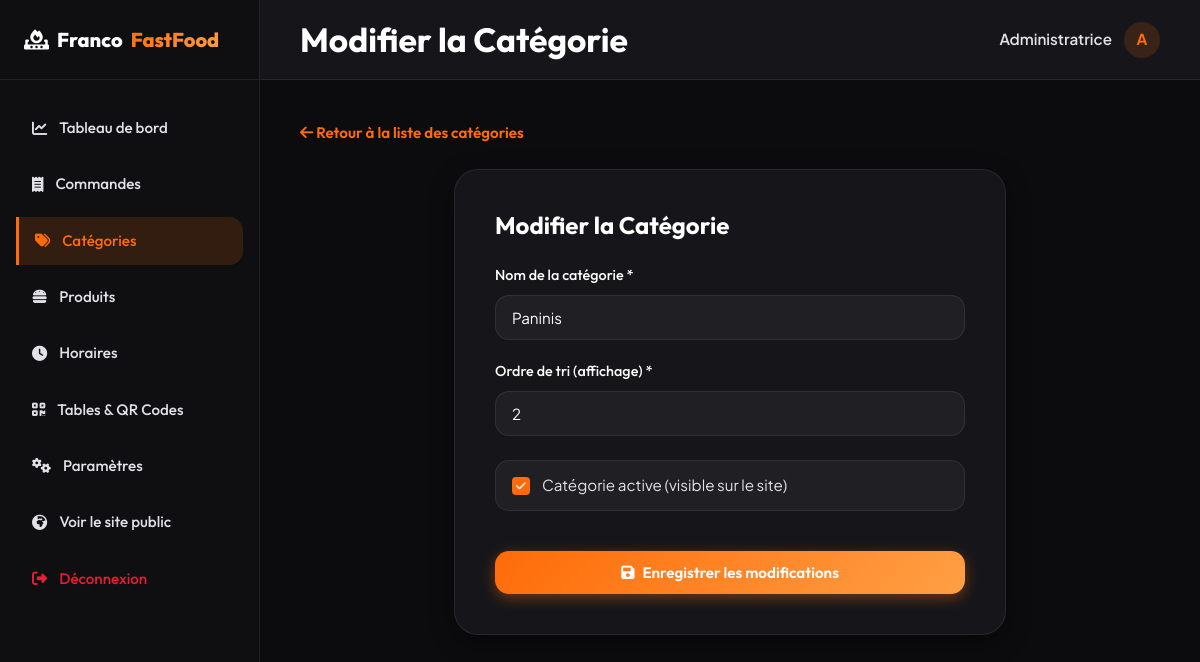
The page /admin/categories/modifier/2 (signed in) on the database its author committed.
### tables this page shows
CREATE TABLE IF NOT EXISTS categories (
    id INT AUTO_INCREMENT PRIMARY KEY,
    nom VARCHAR(100) NOT NULL,
    ordre INT NOT NULL DEFAULT 0,
    statut TINYINT(1) NOT NULL DEFAULT 1  
);

### app/core/Database.php (called while the page is built, shortened)
<?php
class Database {
    private $host = DB_HOST;
    private $user = DB_USER;
    private $pass = DB_PASS;
    private $dbname = DB_NAME;
    private $dbh;
    public function __construct() {
        $dsn = 'mysql:host=' . $this->host . ';dbname=' . $this->dbname . ';charset=utf8mb4';
        $options = [
            PDO::ATTR_PERSISTENT => true,
            PDO::ATTR_ERRMODE => PDO::ERRMODE_EXCEPTION,
            PDO::ATTR_DEFAULT_FETCH_MODE => PDO::FETCH_ASSOC,
            PDO::MYSQL_ATTR_INIT_COMMAND => 'SET NAMES utf8mb4'
        ];
        try {
            $this->dbh = new PDO($dsn, $this->user, $this->pass, $options);
        } catch (PDOException $e) {
            $this->error = $e->getMessage();
            die("Erreur de connexion à la base de données : " . $this->error);
        }
    }
    public function query($sql) {
        return $this->dbh->prepare($sql);
    }
}

### app/controllers/AdminController.php (called while the page is built, shortened)
<?php
class AdminController extends Controller {
    private $categoryModel;
    public function __construct() {
        require_once APPROOT . '/models/Category.php';
        $this->categoryModel = new Category();
    }
    public function editCategory($id) {
        $category = $this->categoryModel->getById($id);
        $csrfToken = $this->generateCsrfToken();
        $data = [
            'title' => 'Modifier la Catégorie',
            'activePage' => 'categories',
            'category' => $category,
            'csrfToken' => $csrfToken,
            'error' => $error ?? ''
        ];
        $this->render('admin/categories/edit', $data);
    }
}

### public/index.php (called while the page is built, shortened)
<?php
require_once __DIR__ . '/../app/core/Database.php';
require_once __DIR__ . '/../app/core/Router.php';
require_once __DIR__ . '/../app/core/Model.php';
$scriptName = $_SERVER['SCRIPT_NAME'];
$basePath = dirname($scriptName);
if ($basePath === '/' || $basePath === '\\') {
    $basePath = '';
}
$requestUri = $_SERVER['REQUEST_URI'];
$requestPath = parse_url($requestUri, PHP_URL_PATH);
if (!empty($basePath) && strpos($requestPath, $basePath) === 0) {
    $routePath = substr($requestPath, strlen($basePath));
} else {
    $routePath = $requestPath;
}
$router = new Router();
$router->add('/', 'HomeController', 'index');
$router->add('/menu', 'MenuController', 'index');
$router->add('/produit/{id}', 'MenuController', 'show');
$router->add('/panier', 'CartController', 'index');
$router->add('/a-propos', 'PageController', 'about');
$router->add('/contact', 'PageController', 'contact');
$router->add('/mentions-legales', 'PageController', 'legal');
$router->add('/admin/login', 'AdminController', 'login');
$router->add('/admin/logout', 'AdminController', 'logout');
$router->add('/admin/dashboard', 'AdminController', 'dashboard');
$router->add('/admin/produits', 'AdminController', 'products');
$router->add('/admin/produits/ajouter', 'AdminController', 'addProduct');
$router->add('/admin/produits/modifier/{id}', 'AdminController', 'editProduct');
$router->add('/admin/produits/supprimer/{id}', 'AdminController', 'deleteProduct');
$router->add('/admin/categories', 'AdminController', 'categories');
$router->add('/admin/categories/ajouter', 'AdminController', 'addCategory');
$router->add('/admin/categories/modifier/{id}', 'AdminController', 'editCategory');
$router->add('/admin/categories/supprimer/{id}', 'AdminController', 'deleteCategory');
$router->add('/admin/commandes', 'AdminController', 'orders');
$router->add('/admin/commandes/statut', 'AdminController', 'updateOrderStatus');
$router->add('/admin/horaires', 'AdminController', 'schedule');
$router->add('/admin/tables', 'AdminController', 'tables');
$router->add('/admin/tables/ajouter', 'AdminController', 'addTable');
$router->add('/admin/tables/modifier/{id}', 'AdminController', 'editTable');
$router->add('/admin/tables/supprimer/{id}', 'AdminController', 'deleteTable');
$router->add('/admin/parametres', 'AdminController', 'settings');
$router->add('/api/commande/creer', 'CartController', 'createOrder');
$router->add('/api/ouverture', 'PageController', 'checkOpening');
$router->dispatch($routePath);

### app/core/Model.php (called while the page is built, shortened)
<?php
class Model {
    public function __construct() {
        $this->db = new Database();
    }
}

### app/models/Category.php (called while the page is built, shortened)
<?php
class Category extends Model {
    public function getById($id) {
        $stmt = $this->db->query("SELECT * FROM categories WHERE id = :id");
        $stmt->execute([':id' => $id]);
        return $stmt->fetch();
    }
}

### app/views/admin/categories/edit.php (the view, shortened to what this page needs)
<?php
require APPROOT . '/views/layout/admin_header.php';
?>
<div style="margin-bottom: 24px;">
    <a href="<?php echo DYNAMIC_URLROOT; ?>/admin/categories" style="color: var(--primary); font-family: var(--font-titles); font-weight: 600;">
        <i class="fa-solid fa-arrow-left"></i> Retour à la liste des catégories
    </a>
</div>
<div class="container" style="max-width: 600px; margin: 0 auto;">
    <div class="form-card">
        <h3>Modifier la Catégorie</h3>
        <form action="<?php echo DYNAMIC_URLROOT; ?>/admin/categories/modifier/<?php echo $category['id']; ?>" method="POST">
            <div class="form-group">
                <label class="form-label" for="nom">Nom de la catégorie *</label>
                <input type="text" id="nom" name="nom" class="form-control" value="<?php echo htmlspecialchars($category['nom']); ?>" required>
            </div>
            <div class="form-group">
                <label class="form-label" for="ordre">Ordre de tri (affichage) *</label>
                <input type="number" id="ordre" name="ordre" class="form-control" value="<?php echo $category['ordre']; ?>" min="0" required>
            </div>
            <div class="form-group" style="display: flex; align-items: center; gap: 12px; margin-top: 24px;">
                <label class="option-item" for="statut" style="width: 100%; cursor: pointer;">
                    <div class="option-checkbox-wrapper">
                        <div class="option-checkbox" style="<?php echo $category['statut'] == 1 ? 'background-color: var(--primary); border-color: var(--primary);' : 'background-color: transparent; border-color: var(--border-color);'; ?>">
                            <i class="fa-solid fa-check" style="<?php echo $category['statut'] == 1 ? 'opacity: 1;' : 'opacity: 0;'; ?>"></i>
                        </div>
                        <span>Catégorie active (visible sur le site)</span>
                    </div>
                </label>
            </div>
            <button type="submit" class="btn btn-primary" style="width: 100%; margin-top: 20px;">
                <i class="fa-solid fa-floppy-disk"></i> Enregistrer les modifications
            </button>
        </form>
    </div>
</div>
<?php require APPROOT . '/views/layout/admin_footer.php'; ?>

### app/core/Router.php (shortened to what this page needs)
<?php
class Router {
    private $routes = [];
    public function add($route, $controller, $action) {
        $routeRegex = preg_replace('/\{[a-zA-Z0-9-_]+\}/', '([a-zA-Z0-9-_]+)', $route);
        $routeRegex = '#^' . $routeRegex . '$#';
        $this->routes[] = [
            'route' => $route,
            'regex' => $routeRegex,
            'controller' => $controller,
            'action' => $action
        ];
    }
    public function dispatch($url) {
        $url = parse_url($url, PHP_URL_PATH);
        foreach ($this->routes as $routeInfo) {
            if (preg_match($routeInfo['regex'], $url, $matches)) {
                array_shift($matches);
                $controllerName = $routeInfo['controller'];
                $actionName = $routeInfo['action'];
                $controllerFile = APPROOT . '/controllers/' . $controllerName . '.php';
                if (file_exists($controllerFile)) {
                    if (class_exists($controllerName)) {
                        $controllerObj = new $controllerName();
                        if (method_exists($controllerObj, $actionName)) {
                            call_user_func_array([$controllerObj, $actionName], $matches);
                            return;
                        } else {
                            die("Action '{$actionName}' introuvable dans le contrôleur '{$controllerName}'.");
                        }
                    } else {
                        die("Classe '{$controllerName}' introuvable.");
                    }
                } else {
                    die("Fichier du contrôleur '{$controllerName}' introuvable.");
                }
            }
        }
    }
}

### public/assets/css/style.css (style rules this page uses)
:root { --primary: #ff6b08; --primary-hover: #e05a00; --primary-rgb: 255, 107, 8; --primary-light: rgba(var(--primary-rgb), 0.15); --primary-shadow: 0 4px 14px rgba(var(--primary-rgb), 0.40); --secondary: #ff9f45; --secondary-hover: #e08030; --danger: #e71d36; --success: #22c55e; --warning: #ffb703; --bg-main: #0c0c0e; --bg-card: #16161a; --bg-header: rgba(12, 12, 14, 0.88); --bg-input: #1f1f24; --bg-admin-sidebar: #0f0f12; --text-primary: #ffffff; --text-body: #e2e2e6; --text-muted: #a0a0a5; --text-faint: #71717a; --border-color: rgba(255, 255, 255, 0.08); --border-focus: var(--primary); --shadow-sm: 0 2px 8px rgba(0, 0, 0, 0.2); --shadow-md: 0 8px 24px rgba(0, 0, 0, 0.4); --shadow-lg: 0 16px 48px rgba(0, 0, 0, 0.6); --shadow-primary: var(--primary-shadow); --font-titles: 'Outfit', sans-serif; --font-body: 'Plus Jakarta Sans', sans-serif; --transition-fast: all 0.2s ease; --transition-smooth: all 0.3s cubic-bezier(0.4, 0, 0.2, 1); --transition-theme: background-color 0.35s ease, color 0.35s ease, border-color 0.35s ease, box-shadow 0.35s ease; --radius-sm: 8px; --radius-md: 14px; --radius-lg: 24px; --radius-full: 9999px; --header-height: 80px; --container-width: 1200px; }
* { box-sizing: border-box; margin: 0; padding: 0; }
html { scroll-behavior: smooth; -webkit-tap-highlight-color: transparent; }
body { background-color: var(--bg-main); color: var(--text-body); font-family: var(--font-body); font-size: 0.95rem; line-height: 1.6; overflow-x: hidden; transition: var(--transition-theme); }
h1, h2, h3, h4, h5, h6 { font-family: var(--font-titles); color: var(--text-primary); font-weight: 700; line-height: 1.25; transition: color 0.35s ease; }
a { color: inherit; text-decoration: none; transition: var(--transition-fast); }
button, input, select, textarea { font-family: inherit; font-size: inherit; color: inherit; background: none; border: none; }
.container { width: 100%; max-width: var(--container-width); margin: 0 auto; padding: 0 24px; }
.btn { display: inline-flex; align-items: center; justify-content: center; gap: 8px; padding: 12px 28px; font-family: var(--font-titles); font-weight: 600; border-radius: var(--radius-md); cursor: pointer; transition: var(--transition-smooth); user-select: none; }
.btn-primary { background: linear-gradient(135deg, var(--primary) 0%, var(--secondary) 100%); color: #ffffff; box-shadow: var(--primary-shadow); }
.form-card { background-color: var(--bg-card); border: 1px solid var(--border-color); padding: 40px; border-radius: var(--radius-lg); box-shadow: var(--shadow-md); }
.form-card h3 { margin-bottom: 24px; font-size: 1.5rem; }
.form-group { margin-bottom: 20px; }
.form-label { display: block; font-family: var(--font-titles); font-weight: 500; margin-bottom: 8px; color: #ffffff; font-size: 0.9rem; }
.form-control { width: 100%; background-color: var(--bg-input); border: 1px solid var(--border-color); padding: 12px 16px; border-radius: var(--radius-md); color: #ffffff; transition: var(--transition-fast); }
.option-item { display: flex; align-items: center; justify-content: space-between; padding: 12px 16px; background-color: var(--bg-input); border: 1px solid var(--border-color); border-radius: var(--radius-md); cursor: pointer; user-select: none; transition: var(--transition-fast); }
.option-checkbox-wrapper { display: flex; align-items: center; gap: 12px; }
.option-checkbox { width: 18px; height: 18px; border: 2px solid var(--border-color); border-radius: 4px; display: flex; align-items: center; justify-content: center; transition: var(--transition-fast); }
.option-checkbox i { font-size: 0.7rem; color: #ffffff; opacity: 0; transition: var(--transition-fast); }
input[type="checkbox"]:checked + .option-checkbox { background-color: var(--primary); border-color: var(--primary); }
input[type="checkbox"]:checked + .option-checkbox i { opacity: 1; }

### rows shown on the page
categories: nom "Paninis", ordre "2", statut 1 (drawn)
